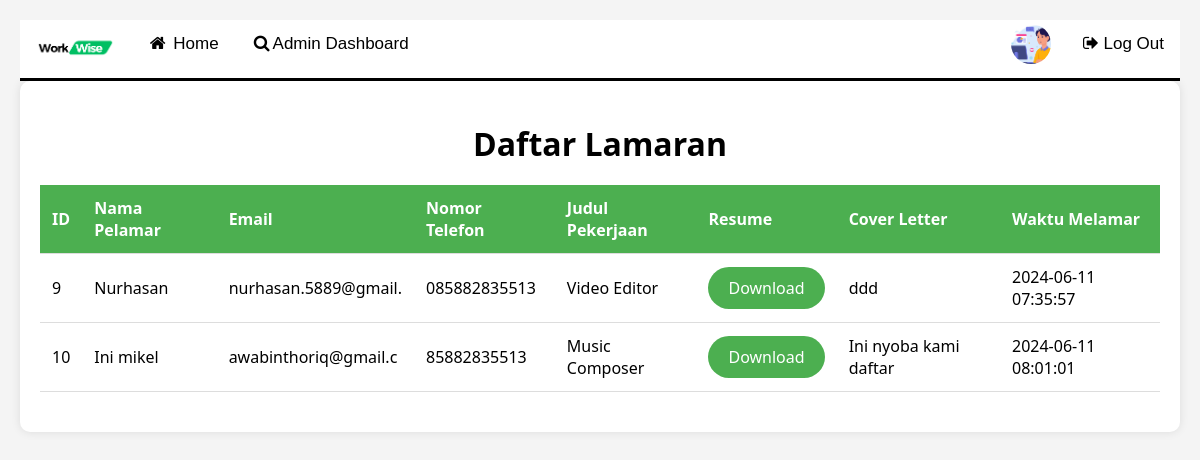
The app's page /admin/application_list.php (signed in) with its own data.
### tables this page shows
CREATE TABLE `apply_job` (
  `id` int(11) NOT NULL,
  `userid` int(11) NOT NULL,
  `jobid` int(11) NOT NULL,
  `full_name` varchar(20) DEFAULT NULL,
  `email` varchar(20) DEFAULT NULL,
  `phone` varchar(20) DEFAULT NULL,
  `resume` varchar(2000) DEFAULT NULL,
  `cover_letter` text DEFAULT NULL,
  `applied_at` timestamp NOT NULL DEFAULT current_timestamp()
);

CREATE TABLE `jobtable` (
  `jobId` int(10) NOT NULL,
  `userId` int(11) NOT NULL,
  `category` varchar(32) NOT NULL,
  `title` varchar(20) NOT NULL,
  `jobType` varchar(10) NOT NULL,
  `company` varchar(20) NOT NULL,
  `location` varchar(32) NOT NULL,
  `price` int(10) NOT NULL,
  `exitDay` date NOT NULL,
  `responsibilities` varchar(120) NOT NULL,
  `requirements` varchar(200) NOT NULL,
  `payment` int(11) NOT NULL
);

### admin/application_list.php (the view, shortened to what this page needs)
<?php
include("../conn.php");
$sql = "SELECT a.id, a.full_name, a.email, a.phone, a.resume, a.cover_letter, a.applied_at, j.title
        FROM apply_job a
        JOIN jobtable j ON a.jobid = j.jobId
        WHERE a.userid = ?";
$stmt = $conn->prepare($sql);
$stmt->bind_param('i', $_SESSION['id']);
$stmt->execute();
$result = $stmt->get_result();
?>
<!DOCTYPE html>
<html lang="id">
<head>
</head>
<body>
    <?php include_once 'admin_navbar.php'; ?>
    <div class="main_div">
        <h1>Daftar Lamaran</h1>
        <table class="table">
            <thead>
                <tr>
                    <th>ID</th>
                    <th>Nama Pelamar</th>
                    <th>Email</th>
                    <th>Nomor Telefon</th>
                    <th>Judul Pekerjaan</th>
                    <th>Resume</th>
                    <th>Cover Letter</th>
                    <th>Waktu Melamar</th>
                </tr>
            </thead>
            <tbody>
                <?php while($row = $result->fetch_assoc()) { ?>
                <tr onclick="window.location.href='application_detail.php?id=<?php echo $row['id']; ?>'">
                    <td><?php echo htmlspecialchars($row['id']); ?></td>
                    <td><?php echo htmlspecialchars($row['full_name']); ?></td>
                    <td><?php echo htmlspecialchars($row['email']); ?></td>
                    <td><?php echo htmlspecialchars($row['phone']); ?></td>
                    <td><?php echo htmlspecialchars($row['title']); ?></td>
                    <td><a href="../uploads/<?php echo htmlspecialchars($row['resume']); ?>" class="btn" download>Download</a></td>
                    <td><?php echo htmlspecialchars($row['cover_letter']); ?></td>
                    <td><?php echo htmlspecialchars($row['applied_at']); ?></td>
                </tr>
                <?php } ?>
            </tbody>
        </table>
    </div>
</body>
</html>

### admin/application_list.php (style rules this page uses)
body { font-family: 'Segoe UI', Tahoma, Geneva, Verdana, sans-serif; background-color: #f4f4f4; margin: 0; padding: 20px; }
.main_div { max-width: 1200px; margin: auto; padding: 20px; background-color: #fff; border-radius: 10px; box-shadow: 0 0 10px rgba(0, 0, 0, 0.1); }
h1 { text-align: center; margin-bottom: 20px; }
table { width: 100%; border-collapse: collapse; margin-bottom: 20px; }
th, td { padding: 12px; text-align: left; border-bottom: 1px solid #ddd; }
th { background-color: #4caf50; color: #fff; }
.btn { display: inline-block; padding: 10px 20px; color: #fff; background-color: #4caf50; border: none; border-radius: 25px; text-decoration: none; font-size: 16px; text-align: center; }

### records on screen
apply_job: id "9", full_name "Nurhasan", email "nurhasan.5889@gmail.", phone "085882835513", jobid.title "Video Editor", cover_letter "ddd", applied_at "2024-06-11 07:35:57"
apply_job: id "10", full_name "Ini mikel", email "awabinthoriq@gmail.c", phone "85882835513", jobid.title "Music Composer", cover_letter "Ini nyoba kami daftar", applied_at "2024-06-11 08:01:01"
